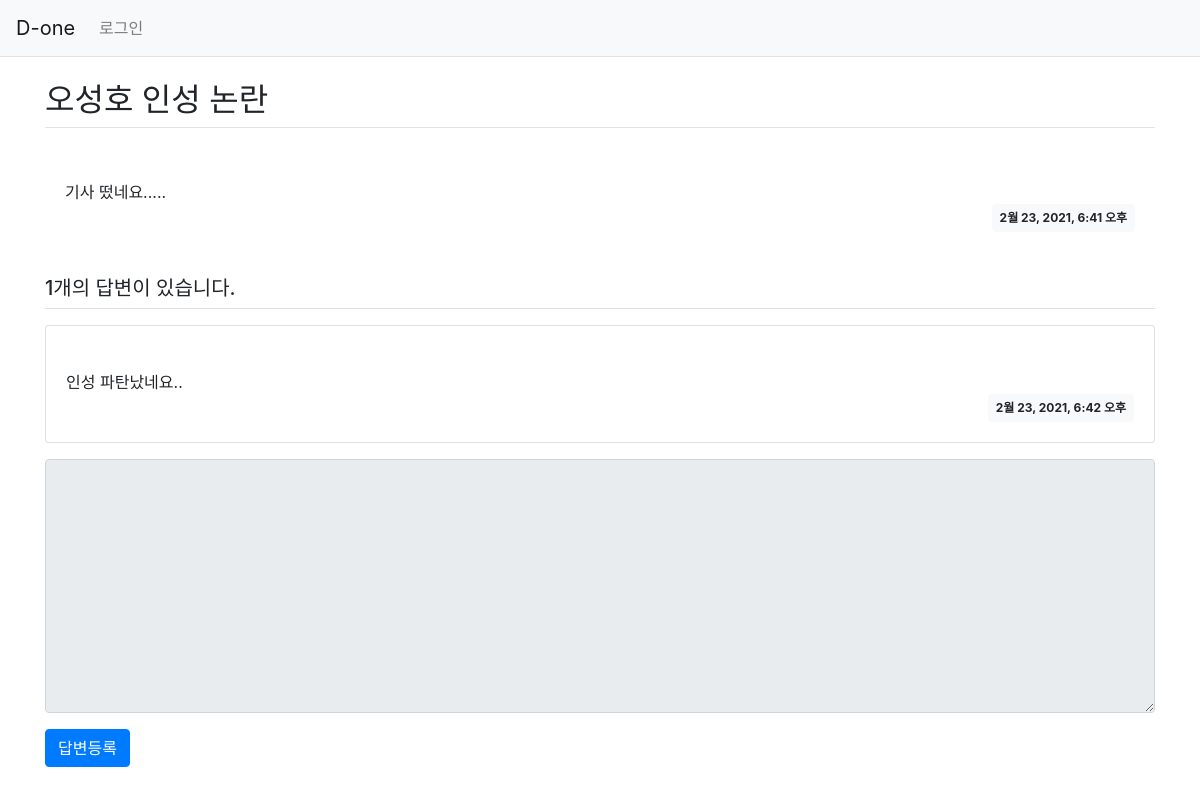
Page /pybo/307/ on the earlier database version.
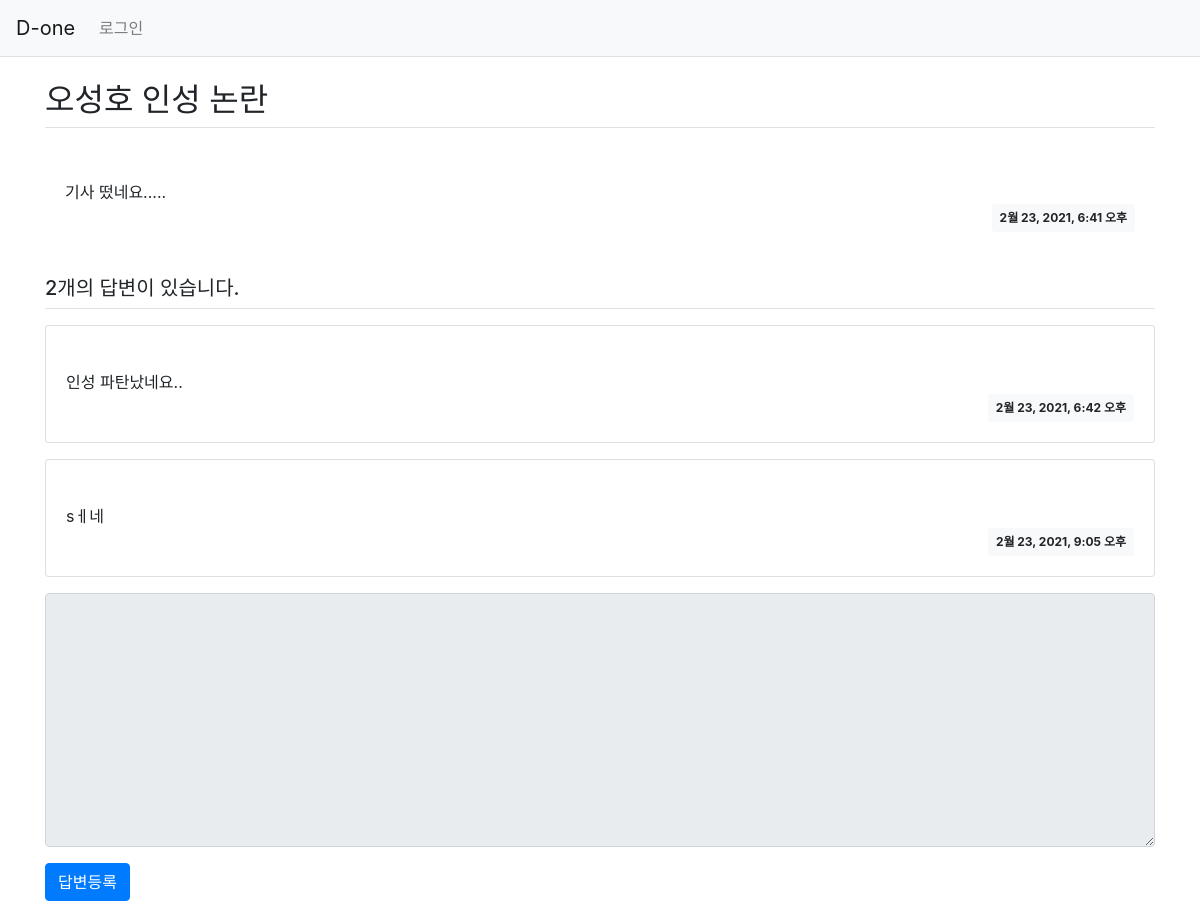
Same page on the later database version.
### pybo/models.py (models this page shows, shortened)
class Question(models.Model):
    author = models.ForeignKey(User, on_delete=models.CASCADE)
    subject = models.CharField(max_length=200)
    content = models.TextField()
    create_date = models.DateTimeField()

class Answer(models.Model):
    author = models.ForeignKey(User, on_delete=models.CASCADE)
    question = models.ForeignKey(Question, on_delete=models.CASCADE)
    content = models.TextField()
    create_date = models.DateTimeField()

### pybo/views.py (the view)
# urls.py: path('<int:question_id>/', views.detail, name='detail'),
def detail(request, question_id):
    question = get_object_or_404(Question, pk=question_id)
    context = {'question':question}
    return render(request, 'pybo/question_detail.html', context)

### templates/pybo/question_detail.html (shortened to what this page needs)
{% extends 'base.html' %}
{% block content %}
<div class='container my-3'>
    <h2 class='border-bottom py-2'>{{ question.subject}}</h2>
    <div cloass='card my-3'>
        <div class='card-body'>
            <div class='card-text' style='white-space: pre-line;'>
                {{ question.content }}
            </div>
            <div class='d-flex justify-content-end'>
                <div class='badge badge-light p-2'>
                    {{ question.create_date }}
                </div>
            </div>
        </div>
    </div>
    <h5 class='border-bottom my-3 py-2'>
        {{question.answer_set.count}}개의 답변이 있습니다.
    </h5>
    {% for answer in question.answer_set.all %}
    <div class='card my-3'>
        <div class='card-body'>
            <div class='card-text' style='white-space: pre-line;'>
                {{ answer.content }}
            </div>
            <div class='d-flex justify-content-end'>
                <div class='badge badge-light p-2'>
                    {{ answer.create_date }}
                </div>
            </div>
        </div>
    </div>
    {% endfor %}
    <form action="{% url 'pybo:answer_create' question.id %}" method="post" class="my-3">
        <div class="form-group">
            <textarea name="content" id="content" {%if not user.is_authenticated %}disabled{% endif %} class="form-control" rows="10"></textarea>
        </div>
        <input type="submit" value="답변등록" class="btn btn-primary">
    </form>
</div>
{% endblock %}

Differences in the rows shown:
computed for Question "오성호 인성 논란": answer_set.count "1" → "2"
added Answer: content "sㅔ네", create_date "2월 23, 2021, 9:05 오후"
